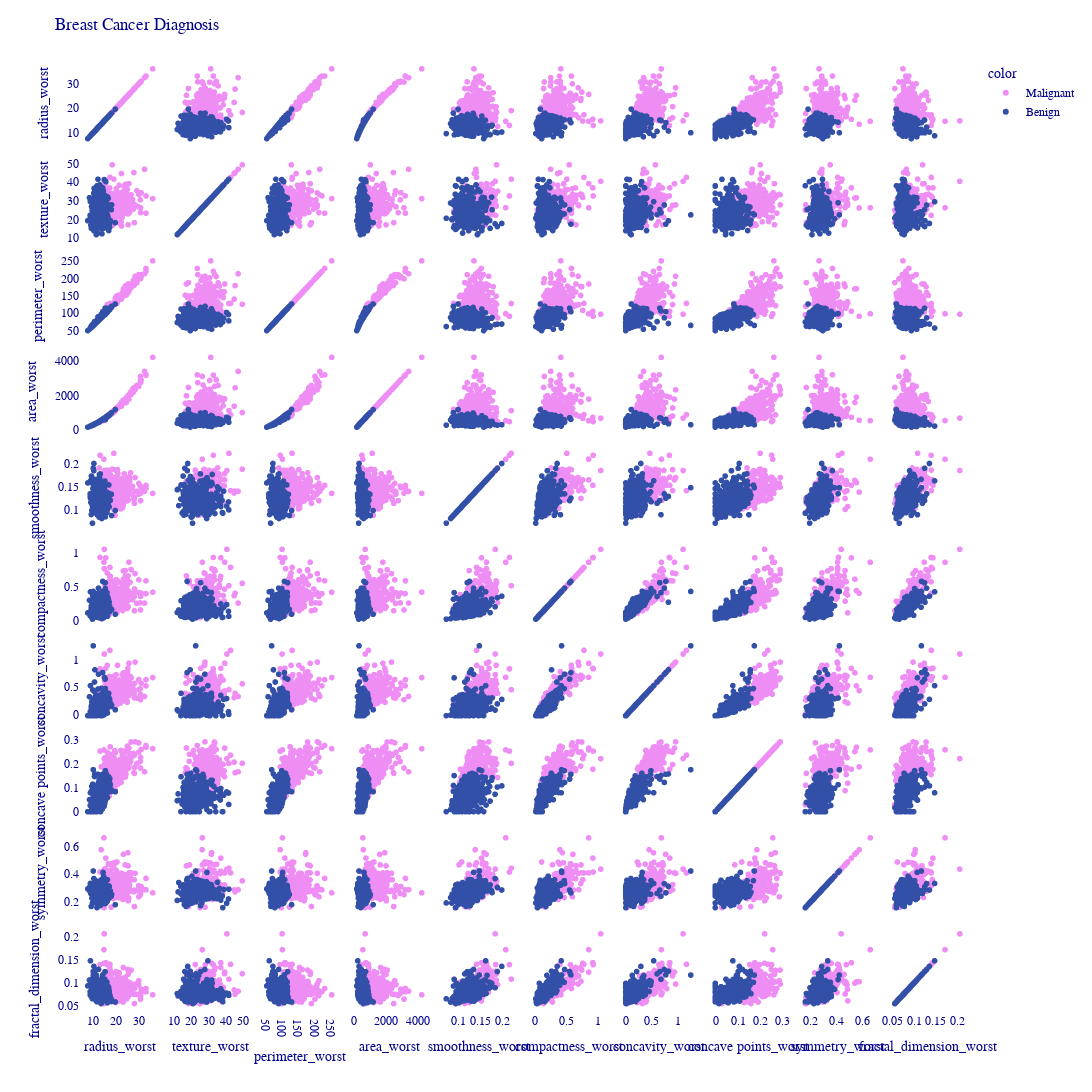

The notebook cell this image was saved under:
### Code cell
fig2 = px.scatter_matrix(df,
    dimensions=['radius_worst', 'texture_worst',
       'perimeter_worst', 'area_worst', 'smoothness_worst',
       'compactness_worst', 'concavity_worst', 'concave points_worst',
       'symmetry_worst', 'fractal_dimension_worst'],
    color=diagnosis_labels, 
    color_discrete_map={
        'Benign': 'rgb(50, 80, 168)',     
        'Malignant': '#ee8ef5'     
    })

fig2.update_layout(
    title=dict(text='Breast Cancer Diagnosis'),
    width=1500,
    height=1500,
    font=dict(
        family="Arial, Courier New, monospace",  # font family
        size=12,                                 # font size (pixels)
        color="darkblue"                         # font color
    ),
    plot_bgcolor='white'
)

fig2.show()

# filename = f"fig_2.pdf"
# fig2.write_image(filename)

### Figure 1 — Plotly figure (JSON) as saved in the notebook; plotly's stock layout.template omitted (floating-point values rounded to 4 significant figures; data arrays with more than 128 entries replaced by an {"elided": "..."} marker saying what was removed)
{"data": [{"dimensions": [{"axis": {"matches": true}, "label": "radius_worst", "values": {"elided": "212 float values"}}, {"axis": {"matches": true}, "label": "texture_worst", "values": {"elided": "212 float values"}}, {"axis": {"matches": true}, "label": "perimeter_worst", "values": {"elided": "212 float values"}}, {"axis": {"matches": true}, "label": "area_worst", "values": {"elided": "212 float values"}}, {"axis": {"matches": true}, "label": "smoothness_worst", "values": {"elided": "212 float values"}}, {"axis": {"matches": true}, "label": "compactness_worst", "values": {"elided": "212 float values"}}, {"axis": {"matches": true}, "label": "concavity_worst", "values": {"elided": "212 float values"}}, {"axis": {"matches": true}, "label": "concave points_worst", "values": {"elided": "212 float values"}}, {"axis": {"matches": true}, "label": "symmetry_worst", "values": {"elided": "212 float values"}}, {"axis": {"matches": true}, "label": "fractal_dimension_worst", "values": {"elided": "212 float values"}}], "hovertemplate": "color=Malignant<br>%{xaxis.title.text}=%{x}<br>%{yaxis.title.text}=%{y}<extra></extra>", "legendgroup": "Malignant", "marker": {"color": "#ee8ef5", "symbol": "circle"}, "name": "Malignant", "showlegend": true, "type": "splom"}, {"dimensions": [{"axis": {"matches": true}, "label": "radius_worst", "values": {"elided": "357 float values"}}, {"axis": {"matches": true}, "label": "texture_worst", "values": {"elided": "357 float values"}}, {"axis": {"matches": true}, "label": "perimeter_worst", "values": {"elided": "357 float values"}}, {"axis": {"matches": true}, "label": "area_worst", "values": {"elided": "357 float values"}}, {"axis": {"matches": true}, "label": "smoothness_worst", "values": {"elided": "357 float values"}}, {"axis": {"matches": true}, "label": "compactness_worst", "values": {"elided": "357 float values"}}, {"axis": {"matches": true}, "label": "concavity_worst", "values": {"elided": "357 float values"}}, {"axis": {"matches": true}, "label": "concave points_worst", "values": {"elided": "357 float values"}}, {"axis": {"matches": true}, "label": "symmetry_worst", "values": {"elided": "357 float values"}}, {"axis": {"matches": true}, "label": "fractal_dimension_worst", "values": {"elided": "357 float values"}}], "hovertemplate": "color=Benign<br>%{xaxis.title.text}=%{x}<br>%{yaxis.title.text}=%{y}<extra></extra>", "legendgroup": "Benign", "marker": {"color": "rgb(50, 80, 168)", "symbol": "circle"}, "name": "Benign", "showlegend": true, "type": "splom"}], "layout": {"dragmode": "select", "font": {"color": "darkblue", "family": "Arial, Courier New, monospace", "size": 12}, "height": 1500, "legend": {"title": {"text": "color"}, "tracegroupgap": 0}, "margin": {"t": 60}, "plot_bgcolor": "white", "title": {"text": "Breast Cancer Diagnosis"}, "width": 1500}}
